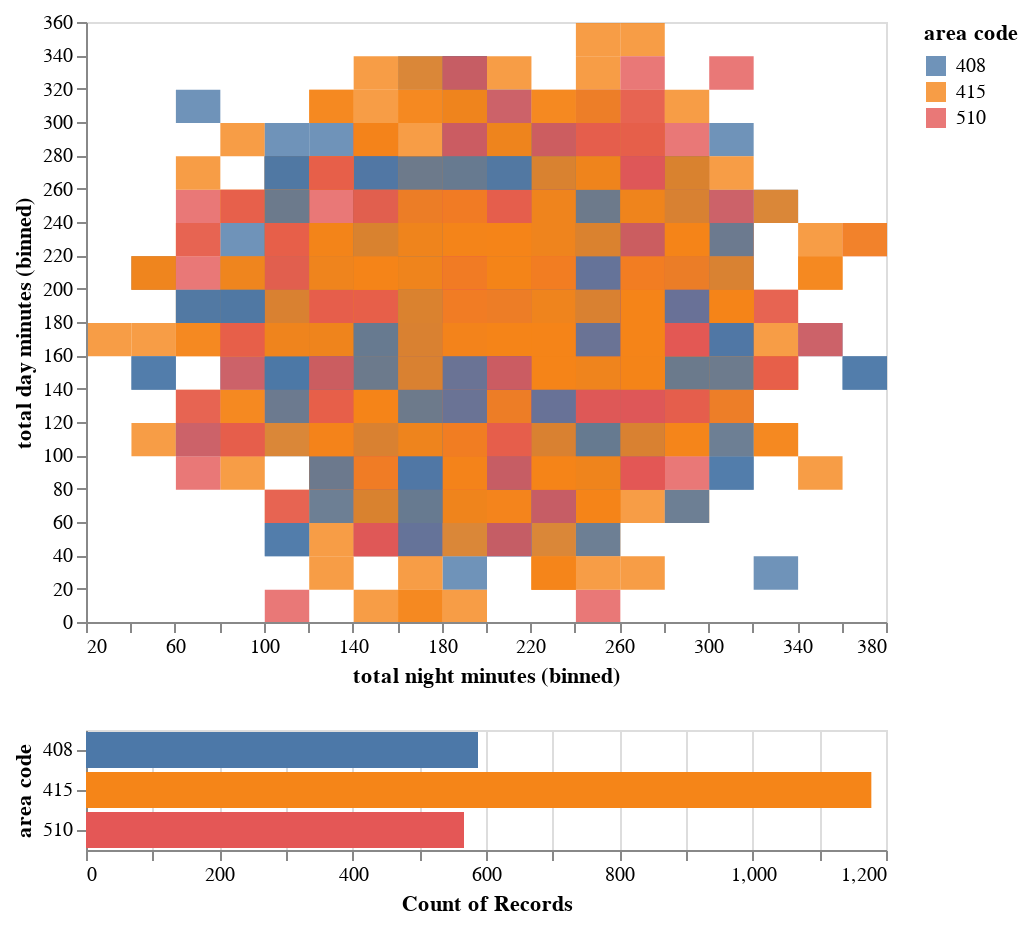

Here is the notebook cell this chart was saved with:
### Markdown cell above
_Question 2: Do customers who talk longer on phone in the morning also talk longer at night? Is the talk length pattern different for people of a certain area code?_  
According to the below interactive EDA (you may click on the bar chart categories to select mapping on the binned scatter chart), it is obvious that there is no trend between talk time in the day and at night. Also when looking at each area code we don't see at trend and both feature seem to be following a similar joint distribution.

### Code cell
click = alt.selection_multi(fields=["area code"])

scatter = (
    alt.Chart(train_df)
    .mark_rect(opacity=0.8)
    .encode(
        x=alt.X("total night minutes", bin=alt.Bin(maxbins=30)),
        y=alt.Y("total day minutes", bin=alt.Bin(maxbins=30)),
        color=alt.condition(
            click,
            alt.Color("area code:O", scale=alt.Scale(scheme="tableau10")),
            alt.value("lightgrey"),
        ),
    )
)

bar = scatter.mark_bar().encode(
    x="count()",
    y="area code:O",
    opacity=alt.condition(click, alt.value(1), alt.value(0.2)),
)

(scatter & bar).add_selection(click)

### Figure 1 — Vega-Lite specification as saved in the notebook (floating-point values rounded to 4 significant figures; data arrays with more than 128 entries replaced by an {"elided": "..."} marker saying what was removed)
{"$schema": "https://vega.github.io/schema/vega-lite/v4.8.1.json", "config": {"view": {"continuousHeight": 300, "continuousWidth": 400}}, "data": {"name": "data-c113457e13a3b550f9e95a135ce57b8c"}, "datasets": {"data-c113457e13a3b550f9e95a135ce57b8c": {"elided": "2333 records"}}, "vconcat": [{"encoding": {"color": {"condition": {"field": "area code", "scale": {"scheme": "tableau10"}, "selection": "selector001", "type": "ordinal"}, "value": "lightgrey"}, "x": {"bin": {"maxbins": 30}, "field": "total night minutes", "type": "quantitative"}, "y": {"bin": {"maxbins": 30}, "field": "total day minutes", "type": "quantitative"}}, "mark": {"opacity": 0.8, "type": "rect"}, "selection": {"selector001": {"fields": ["area code"], "type": "multi"}}}, {"encoding": {"color": {"condition": {"field": "area code", "scale": {"scheme": "tableau10"}, "selection": "selector001", "type": "ordinal"}, "value": "lightgrey"}, "opacity": {"condition": {"selection": "selector001", "value": 1}, "value": 0.2}, "x": {"aggregate": "count", "type": "quantitative"}, "y": {"field": "area code", "type": "ordinal"}}, "mark": "bar", "selection": {"selector001": {"fields": ["area code"], "type": "multi"}}}]}
